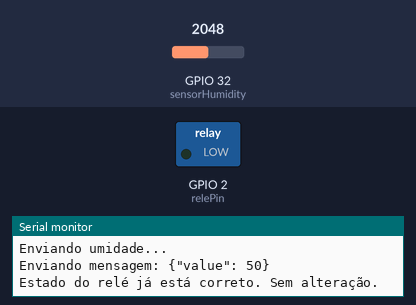
Simulated run of this sketch. Board: ESP32. Parts: switched loads named in the sketch (green lamp = pin HIGH), the last lines printed to the serial monitor. Inputs (shaded band) come from the test bench; at power-on: GPIO 32 (sensorHumidity) = 2048. WiFi joins after 1.5 s; servers stay silent unless stated; a WiFi scan finds three made-up networks; no MQTT or app messages arrive unless stated.

Above: at 10.3 s.
10.4 s: GPIO 32 (sensorHumidity) set to 3231
21.2 s: GPIO 32 (sensorHumidity) set to 3319
At 30.9 s:
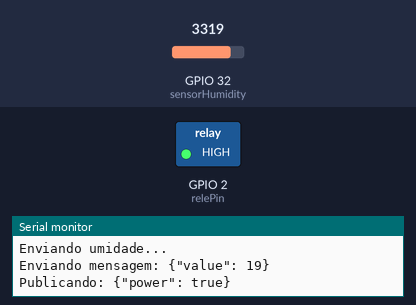
Timing chart, 0 to 32.4 s (numbered marks = the images above; inputs shaded):
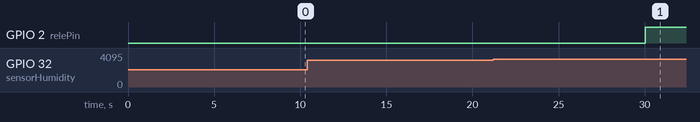

Measured:
- the behaviour switches between 3276 and 3277 on GPIO 32 (sensorHumidity) (found by bisection; images 0 and 1)
- after the input at 21.2 s, GPIO 2 (relePin): LOW → HIGH after 8.8 s

The sketch:

sketch_oct17a.ino
```cpp
#include <WiFi.h>
#include <PubSubClient.h>
#include <ArduinoJson.h>

// Configurações da rede WiFi
const char* ssid = "Guilherme4G";
const char* password = "gui12345";

// Configurações do servidor MQTT
const char* mqttServer = "192.168.20.85";
const int mqttPort = 1883;

// Pino de leitura analógica
const int sensorHumidity = 32;
const int relePin = 2;

const int maxHumidity = 40;
const int minHumidity = 20;

// Intervalo de envio (30 segundos = 30000 milissegundos)
unsigned long previousMillis = 0;
const long interval = 10000;  // 30 segundos

bool currentRelayState = LOW; // Estado atual do relé

WiFiClient espClient;
PubSubClient client(espClient);

void callback(char* topic, byte* payload, unsigned int length) {
  Serial.print("Mensagem recebida no tópico: ");
  Serial.println(topic);
  String message;
  for (int i = 0; i < length; i++) {
    message += (char)payload[i];
  }
  StaticJsonDocument<200> doc;
  DeserializationError error = deserializeJson(doc, message);
  if (error) {
    Serial.print("Erro ao fazer parsing do JSON: ");
    Serial.println(error.c_str());
    return;
  }

  if (strcmp(topic, "switch") == 0) {
    bool power = doc["power"];
    Serial.print("Valor de power: ");
    Serial.println(power ? "ON" : "OFF");
    controlRelay(power);
  }

}


void setup() {
  // Inicia a comunicação serial
  Serial.begin(9600);
  delay(2000);

  // Configura o pino como entrada analógica
  pinMode(sensorHumidity, INPUT);
  pinMode(relePin, OUTPUT);

  // Conecta ao Wi-Fi
  connectToWiFi();

  // Configura o servidor MQTT
  client.setServer(mqttServer, mqttPort);
  client.setCallback(callback);
  connectToMQTT();
  client.subscribe("power");
}

void loop() {
  if (!client.connected()) {
    connectToMQTT();
  }
  client.loop();

  // Lê o valor do pino e envia a cada 30 segundos
  unsigned long currentMillis = millis();
  if (currentMillis - previousMillis >= interval) {
    previousMillis = currentMillis;
    Serial.println("Obtendo umidade...");

    int percentage = getHumidityPercentage();
    Serial.println("Enviando umidade...");
    sendHumidityData(percentage);

    if(percentage >= maxHumidity) {
      controlRelay(false);
    } else if (percentage <= minHumidity) {
      controlRelay(true);
    }
  }
}

void sendHumidityData(int value) {
  String payload = "{\"value\": " + String(value) + "}";
  Serial.print("Enviando mensagem: ");
  Serial.println(payload);
  client.publish("data", payload.c_str());
}

void controlRelay(bool powerState) {
  if (currentRelayState != powerState) {
    digitalWrite(relePin, powerState ? HIGH : LOW);
    currentRelayState = powerState;

    // Monta o payload e publica no MQTT
    String payload = "{\"power\": " + String(powerState ? "true" : "false") + "}";
    client.publish("power", payload.c_str());
    Serial.print("Publicando: ");
    Serial.println(payload);
  } else {
    Serial.println("Estado do relé já está correto. Sem alteração.");
  }
}

int getHumidityPercentage() {
  int analogValue = analogRead(sensorHumidity);
  Serial.print("Valor anal´ogico lido: ");
  Serial.println(analogValue);
  int percentage = 100 - (((analogValue - 1) * 100) / (4095 - 1));
  return percentage;
}

void connectToWiFi() {
  Serial.print("Conectando à rede WiFi: ");
  Serial.println(ssid);
  Serial.println(WiFi.status());
  WiFi.mode(WIFI_STA);
  WiFi.disconnect();

  // WiFi.scanNetworks will return the number of networks found
  int n = WiFi.scanNetworks();
  Serial.println("scan done");
  if (n == 0) {
    Serial.println("no networks found");
  } else {
    Serial.print(n);
    Serial.println(" networks found");
  }

  WiFi.begin(ssid, password);
  Serial.println(WiFi.status());
  while (WiFi.status() != WL_CONNECTED) {
    delay(5000);
    Serial.print(".");
  }

  Serial.println("");
  Serial.println("Conectado ao WiFi!");
  Serial.print("Endereço IP: ");
  Serial.println(WiFi.localIP());
}

void connectToMQTT() {
  Serial.print("Conectando ao servidor MQTT: ");
  Serial.println(mqttServer);

  while (!client.connected()) {
    Serial.print("Tentando conectar ao MQTT...");
    if (client.connect("ArduinoClient")) {
      Serial.println("Conectado ao MQTT!");
    } else {
      Serial.print("Falha na conexão, rc=");
      Serial.print(client.state());
      Serial.println(" Tentando novamente em 5 segundos...");
      delay(5000);
    }
  }
}
```
